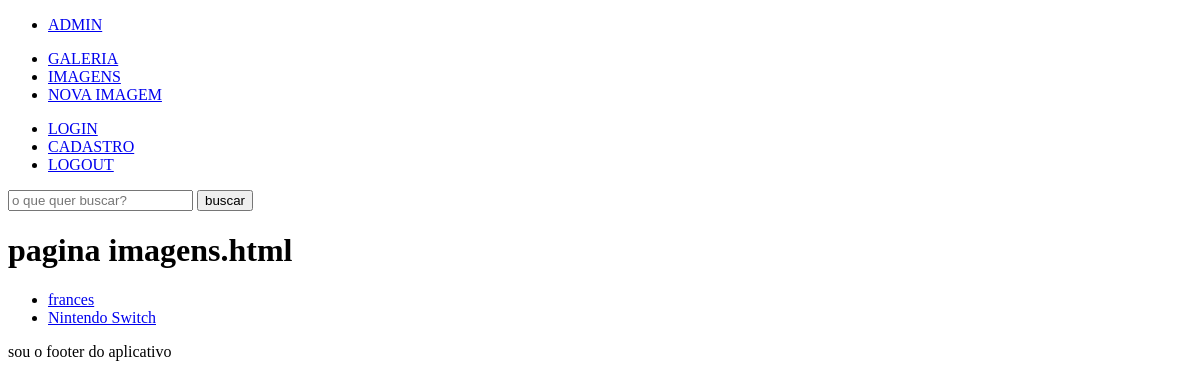
The app's page /galeria/imagens/ (signed in), older data.
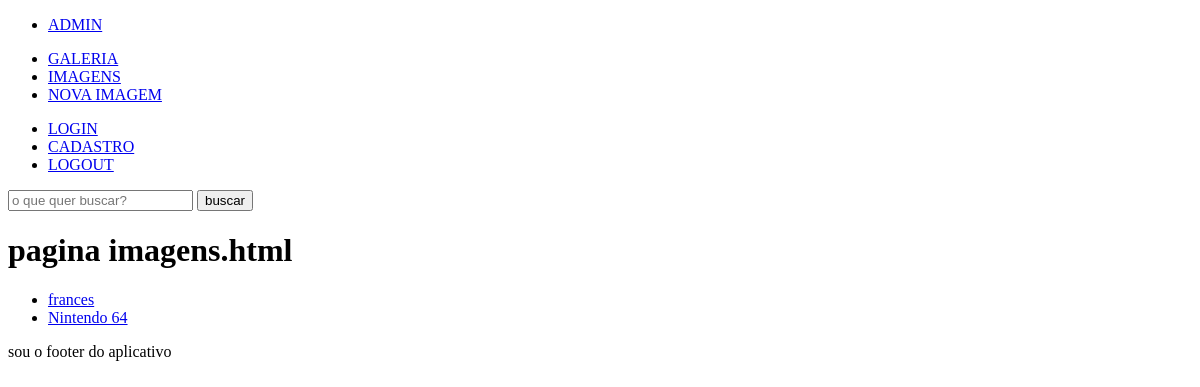
The same page, newer data.
### galeria/models.py (models this page shows)
class Imagem(models.Model):
    OPCOES_CATEGORIA = [
        ('PESSOA', 'pessoa'),
        ('CONSOLE', 'console'),
    ]
    nome = models.CharField(max_length=100, null=False, blank=False)
    legenda = models.CharField(max_length=150, null=False, blank=False)
    categoria = models.CharField(max_length=100, choices=OPCOES_CATEGORIA, default='')
    descricao = models.TextField(null=False, blank=False)
    foto = models.ImageField(upload_to='imagem/%Y/%m/%d/', blank=True)
    eh_publicada = models.BooleanField(default=True)
    data_fotografia = models.DateTimeField(default=datetime.now, blank=False)
    usuario = models.ForeignKey(
        to = User,
        on_delete = models.SET_NULL,
        null = True,
        blank = False,
        related_name = 'user'
    )
    def __str__(self):
        return self.nome

### galeria/views.py (the view)
# urls.py: path('imagens/', view_imagens, name='imagens'),
def view_imagens(request):
    if not request.user.is_authenticated:
        messages.error(request, 'Usuário não logado no galeria/imagens.html')
        return redirect('usuario:login')
    imagens = Imagem.objects.all()
    return render(request, 'galeria/paginas/imagens.html', context={'imagens':imagens})

### galeria/templates/galeria/paginas/imagens.html
{% extends 'global/paginas/base.html' %}
{% block conteudo %}
<h1>pagina imagens.html</h1>
{% if imagens %}
<ul>
    {% for imagem in imagens %}
    {% if imagem.eh_publicada %}
    <li><a href="imagem/{{ imagem.id }}">{{ imagem }}</a></li>
    {% endif %}
    {% endfor %}
</ul>
{% else %}
<p>nada foi enviado</p>
{% endif %}
{% endblock conteudo %}

Row changes from the older to the newer data that the page shows:
removed Imagem: nome "Nintendo Switch"
now on this page (row edited): Imagem: nome "Nintendo 64"
